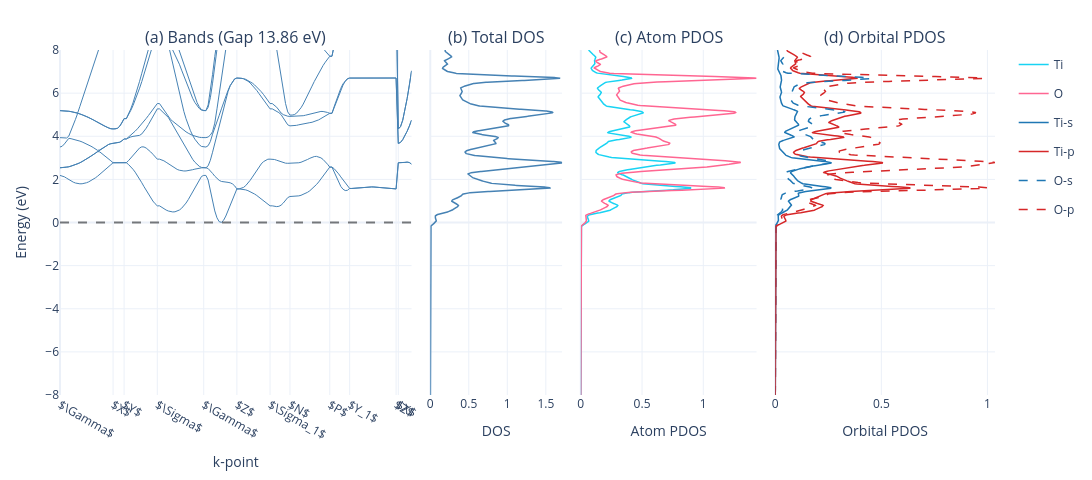

This figure's notebook cell:
### Code cell
atoms, _, _ = get_atoms('JVASP-104')

task_bands_dos(atoms,model , out='demo').show()

### Figure 1 — Plotly figure (JSON) as saved in the notebook; plotly's stock layout.template omitted (floating-point values rounded to 4 significant figures; data arrays with more than 128 entries replaced by an {"elided": "..."} marker saying what was removed)
{"data": [{"hoverinfo": "y", "line": {"color": "steelblue", "width": 1}, "mode": "lines", "showlegend": false, "type": "scatter", "x": {"elided": "160 int values"}, "xaxis": "x", "y": {"elided": "160 float values"}, "yaxis": "y"}, {"hoverinfo": "y", "line": {"color": "steelblue", "width": 1}, "mode": "lines", "showlegend": false, "type": "scatter", "x": {"elided": "160 int values"}, "xaxis": "x", "y": {"elided": "160 float values"}, "yaxis": "y"}, {"hoverinfo": "y", "line": {"color": "steelblue", "width": 1}, "mode": "lines", "showlegend": false, "type": "scatter", "x": {"elided": "160 int values"}, "xaxis": "x", "y": {"elided": "160 float values"}, "yaxis": "y"}, {"hoverinfo": "y", "line": {"color": "steelblue", "width": 1}, "mode": "lines", "showlegend": false, "type": "scatter", "x": {"elided": "160 int values"}, "xaxis": "x", "y": {"elided": "160 float values"}, "yaxis": "y"}, {"hoverinfo": "y", "line": {"color": "steelblue", "width": 1}, "mode": "lines", "showlegend": false, "type": "scatter", "x": {"elided": "160 int values"}, "xaxis": "x", "y": {"elided": "160 float values"}, "yaxis": "y"}, {"hoverinfo": "y", "line": {"color": "steelblue", "width": 1}, "mode": "lines", "showlegend": false, "type": "scatter", "x": {"elided": "160 int values"}, "xaxis": "x", "y": {"elided": "160 float values"}, "yaxis": "y"}, {"hoverinfo": "y", "line": {"color": "steelblue", "width": 1}, "mode": "lines", "showlegend": false, "type": "scatter", "x": {"elided": "160 int values"}, "xaxis": "x", "y": {"elided": "160 float values"}, "yaxis": "y"}, {"hoverinfo": "y", "line": {"color": "steelblue", "width": 1}, "mode": "lines", "showlegend": false, "type": "scatter", "x": {"elided": "160 int values"}, "xaxis": "x", "y": {"elided": "160 float values"}, "yaxis": "y"}, {"hoverinfo": "y", "line": {"color": "steelblue", "width": 1}, "mode": "lines", "showlegend": false, "type": "scatter", "x": {"elided": "160 int values"}, "xaxis": "x", "y": {"elided": "160 float values"}, "yaxis": "y"}, {"hoverinfo": "y", "line": {"color": "steelblue", "width": 1}, "mode": "lines", "showlegend": false, "type": "scatter", "x": {"elided": "160 int values"}, "xaxis": "x", "y": {"elided": "160 float values"}, "yaxis": "y"}, {"hoverinfo": "y", "line": {"color": "steelblue", "width": 1}, "mode": "lines", "showlegend": false, "type": "scatter", "x": {"elided": "160 int values"}, "xaxis": "x", "y": {"elided": "160 float values"}, "yaxis": "y"}, {"hoverinfo": "y", "line": {"color": "steelblue", "width": 1}, "mode": "lines", "showlegend": false, "type": "scatter", "x": {"elided": "160 int values"}, "xaxis": "x", "y": {"elided": "160 float values"}, "yaxis": "y"}, {"hoverinfo": "y", "line": {"color": "steelblue", "width": 1}, "mode": "lines", "showlegend": false, "type": "scatter", "x": {"elided": "160 int values"}, "xaxis": "x", "y": {"elided": "160 float values"}, "yaxis": "y"}, {"hoverinfo": "y", "line": {"color": "steelblue", "width": 1}, "mode": "lines", "showlegend": false, "type": "scatter", "x": {"elided": "160 int values"}, "xaxis": "x", "y": {"elided": "160 float values"}, "yaxis": "y"}, {"hoverinfo": "y", "line": {"color": "steelblue", "width": 1}, "mode": "lines", "showlegend": false, "type": "scatter", "x": {"elided": "160 int values"}, "xaxis": "x", "y": {"elided": "160 float values"}, "yaxis": "y"}, {"hoverinfo": "y", "line": {"color": "steelblue", "width": 1}, "mode": "lines", "showlegend": false, "type": "scatter", "x": {"elided": "160 int values"}, "xaxis": "x", "y": {"elided": "160 float values"}, "yaxis": "y"}, {"hoverinfo": "y", "line": {"color": "steelblue", "width": 1}, "mode": "lines", "showlegend": false, "type": "scatter", "x": {"elided": "160 int values"}, "xaxis": "x", "y": {"elided": "160 float values"}, "yaxis": "y"}, {"hoverinfo": "y", "line": {"color": "steelblue", "width": 1}, "mode": "lines", "showlegend": false, "type": "scatter", "x": {"elided": "160 int values"}, "xaxis": "x", "y": {"elided": "160 float values"}, "yaxis": "y"}, {"hoverinfo": "y", "line": {"color": "steelblue", "width": 1}, "mode": "lines", "showlegend": false, "type": "scatter", "x": {"elided": "160 int values"}, "xaxis": "x", "y": {"elided": "160 float values"}, "yaxis": "y"}, {"hoverinfo": "y", "line": {"color": "steelblue", "width": 1}, "mode": "lines", "showlegend": false, "type": "scatter", "x": {"elided": "160 int values"}, "xaxis": "x", "y": {"elided": "160 float values"}, "yaxis": "y"}, {"hoverinfo": "y", "line": {"color": "steelblue", "width": 1}, "mode": "lines", "showlegend": false, "type": "scatter", "x": {"elided": "160 int values"}, "xaxis": "x", "y": {"elided": "160 float values"}, "yaxis": "y"}, {"hoverinfo": "y", "line": {"color": "steelblue", "width": 1}, "mode": "lines", "showlegend": false, "type": "scatter", "x": {"elided": "160 int values"}, "xaxis": "x", "y": {"elided": "160 float values"}, "yaxis": "y"}, {"hoverinfo": "y", "line": {"color": "steelblue", "width": 1}, "mode": "lines", "showlegend": false, "type": "scatter", "x": {"elided": "160 int values"}, "xaxis": "x", "y": {"elided": "160 float values"}, "yaxis": "y"}, {"hoverinfo": "y", "line": {"color": "steelblue", "width": 1}, "mode": "lines", "showlegend": false, "type": "scatter", "x": {"elided": "160 int values"}, "xaxis": "x", "y": {"elided": "160 float values"}, "yaxis": "y"}, {"line": {"color": "steelblue", "width": 1.5}, "mode": "lines", "name": "Total DOS", "showlegend": false, "type": "scatter", "x": {"elided": "5000 float values"}, "xaxis": "x2", "y": {"elided": "5000 float values"}, "yaxis": "y2"}, {"legendgroup": "Ti", "line": {"width": 1.5}, "mode": "lines", "name": "Ti", "type": "scatter", "x": {"elided": "1000 float values"}, "xaxis": "x3", "y": {"elided": "1000 float values"}, "yaxis": "y3"}, {"legendgroup": "O", "line": {"width": 1.5}, "mode": "lines", "name": "O", "type": "scatter", "x": {"elided": "1000 float values"}, "xaxis": "x3", "y": {"elided": "1000 float values"}, "yaxis": "y3"}, {"legendgroup": "Ti-s", "line": {"color": "#1f77b4", "dash": "solid", "width": 1.5}, "mode": "lines", "name": "Ti-s", "type": "scatter", "x": {"elided": "1000 float values"}, "xaxis": "x4", "y": {"elided": "1000 float values"}, "yaxis": "y4"}, {"legendgroup": "Ti-p", "line": {"color": "#d62728", "dash": "solid", "width": 1.5}, "mode": "lines", "name": "Ti-p", "type": "scatter", "x": {"elided": "1000 float values"}, "xaxis": "x4", "y": {"elided": "1000 float values"}, "yaxis": "y4"}, {"legendgroup": "O-s", "line": {"color": "#1f77b4", "dash": "dash", "width": 1.5}, "mode": "lines", "name": "O-s", "type": "scatter", "x": {"elided": "1000 float values"}, "xaxis": "x4", "y": {"elided": "1000 float values"}, "yaxis": "y4"}, {"legendgroup": "O-p", "line": {"color": "#d62728", "dash": "dash", "width": 1.5}, "mode": "lines", "name": "O-p", "type": "scatter", "x": {"elided": "1000 float values"}, "xaxis": "x4", "y": {"elided": "1000 float values"}, "yaxis": "y4"}], "layout": {"annotations": [{"font": {"size": 16}, "showarrow": false, "text": "(a) Bands (Gap 13.86 eV)", "x": 0.188, "xanchor": "center", "xref": "paper", "y": 1, "yanchor": "bottom", "yref": "paper"}, {"font": {"size": 16}, "showarrow": false, "text": "(b) Total DOS", "x": 0.4665, "xanchor": "center", "xref": "paper", "y": 1, "yanchor": "bottom", "yref": "paper"}, {"font": {"size": 16}, "showarrow": false, "text": "(c) Atom PDOS", "x": 0.651, "xanchor": "center", "xref": "paper", "y": 1, "yanchor": "bottom", "yref": "paper"}, {"font": {"size": 16}, "showarrow": false, "text": "(d) Orbital PDOS", "x": 0.8825, "xanchor": "center", "xref": "paper", "y": 1, "yanchor": "bottom", "yref": "paper"}], "font": {"size": 12}, "height": 480, "legend": {"orientation": "v", "x": 1.02, "y": 1}, "margin": {"b": 60, "l": 60, "r": 60, "t": 50}, "shapes": [{"line": {"color": "black", "dash": "dash"}, "opacity": 0.5, "type": "line", "x0": 0, "x1": 1, "xref": "x domain", "y0": 0, "y1": 0, "yref": "y"}], "width": 1300, "xaxis": {"anchor": "y", "domain": [0, 0.376], "tickmode": "array", "ticktext": ["$\\Gamma$", "$X$", "$Y$", "$\\Sigma$", "$\\Gamma$", "$Z$", "$\\Sigma_1$", "$N$", "$P$", "$Y_1$", "$Z$", "$X$", "$P$"], "tickvals": [0, 24, 29, 44, 65, 80, 95, 104, 122, 131, 152, 153, 160], "title": {"text": "k-point"}}, "xaxis2": {"anchor": "y2", "domain": [0.396, 0.537], "title": {"text": "DOS"}}, "xaxis3": {"anchor": "y3", "domain": [0.557, 0.745], "title": {"text": "Atom PDOS"}}, "xaxis4": {"anchor": "y4", "domain": [0.765, 1], "title": {"text": "Orbital PDOS"}}, "yaxis": {"anchor": "x", "domain": [0, 1], "range": [-8, 8], "title": {"text": "Energy (eV)"}}, "yaxis2": {"anchor": "x2", "domain": [0, 1], "matches": "y", "range": [-8, 8], "showticklabels": false}, "yaxis3": {"anchor": "x3", "domain": [0, 1], "matches": "y", "range": [-8, 8], "showticklabels": false}, "yaxis4": {"anchor": "x4", "domain": [0, 1], "matches": "y", "range": [-8, 8], "showticklabels": false}}}
